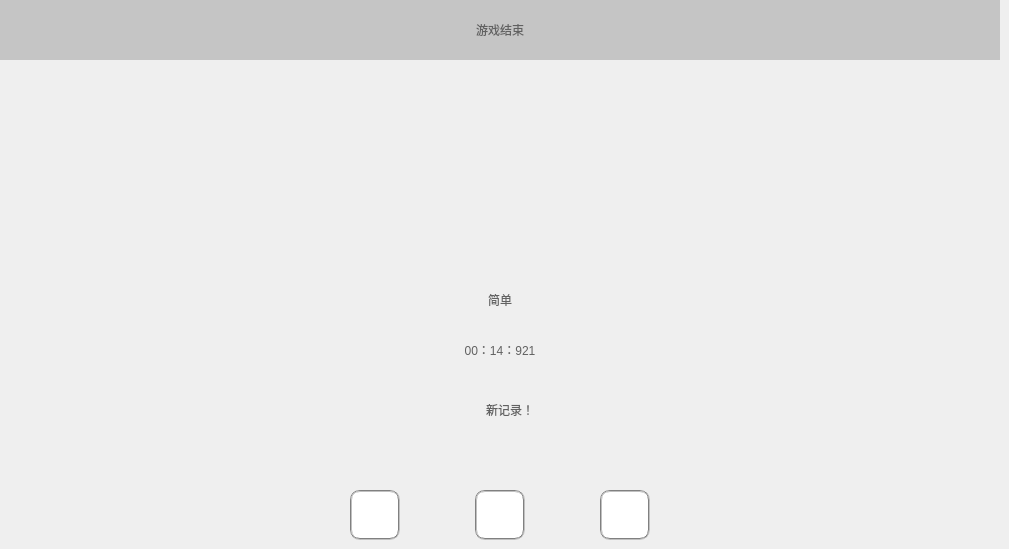
   <widget class="QWidget" name="gameOverScene">
    <widget class="QWidget" name="edge_5" native="true">
     <property name="geometry">
      <rect>
       <x>0</x>
       <y>0</y>
       <width>1000</width>
       <height>60</height>
      </rect>
     </property>
     <property name="styleSheet">
      <string notr="true">background-color: rgba(97, 97, 97, 0.3);</string>
     </property>
    </widget>
    <widget class="QLabel" name="sceneTiltle_4">
     <property name="geometry">
      <rect>
       <x>410</x>
       <y>5</y>
       <width>180</width>
       <height>50</height>
      </rect>
     </property>
     <property name="styleSheet">
      <string notr="true">color: rgb(97, 97, 97);
font: 18pt &quot;Microsoft YaHei UI&quot;;</string>
     </property>
     <property name="text">
      <string>游戏结束</string>
     </property>
     <property name="alignment">
      <set>Qt::AlignCenter</set>
     </property>
    </widget>
    <widget class="QPushButton" name="homeBtn_2">
     <property name="geometry">
      <rect>
       <x>350</x>
       <y>490</y>
       <width>50</width>
       <height>50</height>
      </rect>
     </property>
     <property name="styleSheet">
      <string notr="true">QPushButton{
image: url(:/res/home.png);
color: rgb(97, 97, 97);
background-color: rgb(255, 255, 255);
border:2px groove gray;
border-radius:10px;
padding:2px 4px;
}
QPushButton:hover{
background-color: rgba(255, 255, 255, 0.2);
}
QPushButton:pressed{
background-color: rgba(95, 95, 95, 0.3);
border-color:rgba(255,255,255,0.3);
border-style:inset;
color:rgb(255, 255, 255);
}</string>
     </property>
     <property name="text">
      <string/>
     </property>
    </widget>
    <widget class="QPushButton" name="restartBtn_2">
     <property name="geometry">
      <rect>
       <x>475</x>
       <y>490</y>
       <width>50</width>
       <height>50</height>
      </rect>
     </property>
     <property name="styleSheet">
      <string notr="true">QPushButton{
image: url(:/res/restart.png);
color: rgb(97, 97, 97);
background-color: rgb(255, 255, 255);
border:2px groove gray;
border-radius:10px;
padding:4px 6px;
}
QPushButton:hover{
background-color: rgba(255, 255, 255, 0.2);
}
QPushButton:pressed{
background-color: rgba(95, 95, 95, 0.3);
border-color:rgba(255,255,255,0.3);
border-style:inset;
color:rgb(255, 255, 255);
}</string>
     </property>
     <property name="text">
      <string/>
     </property>
    </widget>
    <widget class="QPushButton" name="returnBtn_4">
     <property name="geometry">
      <rect>
       <x>600</x>
       <y>490</y>
       <width>50</width>
       <height>50</height>
      </rect>
     </property>
     <property name="styleSheet">
      <string notr="true">QPushButton{
	image: url(:/res/exit.png);
color: rgb(97, 97, 97);
background-color: rgb(255, 255, 255);
border:2px groove gray;
border-radius:10px;
padding:4px 6px;
}
QPushButton:hover{
background-color: rgba(255, 255, 255, 0.2);
}
QPushButton:pressed{
background-color: rgba(95, 95, 95, 0.3);
border-color:rgba(255,255,255,0.3);
border-style:inset;
color:rgb(255, 255, 255);
}</string>
     </property>
     <property name="text">
      <string/>
     </property>
    </widget>
    <widget class="QLabel" name="faceLabel">
     <property name="geometry">
      <rect>
       <x>400</x>
       <y>80</y>
       <width>200</width>
       <height>200</height>
      </rect>
     </property>
     <property name="styleSheet">
      <string notr="true">image: url(:/res/win.png);</string>
     </property>
     <property name="text">
      <string/>
     </property>
    </widget>
    <widget class="QLabel" name="modeLabel">
     <property name="geometry">
      <rect>
       <x>465</x>
       <y>290</y>
       <width>70</width>
       <height>20</height>
      </rect>
     </property>
     <property name="styleSheet">
      <string notr="true">color: rgb(97, 97, 97);
font: 9pt &quot;Microsoft YaHei UI&quot;;</string>
     </property>
     <property name="text">
      <string>简单</string>
     </property>
     <property name="alignment">
      <set>Qt::AlignCenter</set>
     </property>
    </widget>
    <widget class="QLabel" name="timeLabel">
     <property name="geometry">
      <rect>
       <x>400</x>
       <y>330</y>
       <width>200</width>
       <height>40</height>
      </rect>
     </property>
     <property name="styleSheet">
      <string notr="true">color: rgb(97, 97, 97);
font: 16pt &quot;Microsoft YaHei UI&quot;;</string>
     </property>
     <property name="text">
      <string>00：14：921</string>
     </property>
     <property name="alignment">
      <set>Qt::AlignCenter</set>
     </property>
    </widget>
    <widget class="QLabel" name="newRecordLabel">
     <property name="geometry">
      <rect>
       <x>470</x>
       <y>400</y>
       <width>80</width>
       <height>20</height>
      </rect>
     </property>
     <property name="styleSheet">
      <string notr="true">color: rgb(97, 97, 97);
font: 11pt &quot;Microsoft YaHei UI&quot;;</string>
     </property>
     <property name="text">
      <string>新记录！</string>
     </property>
     <property name="alignment">
      <set>Qt::AlignCenter</set>
     </property>
    </widget>
   </widget>
